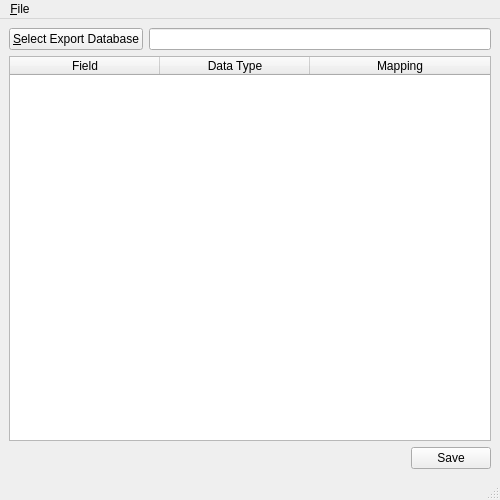
<?xml version="1.0" encoding="UTF-8"?>
<ui version="4.0">
 <class>pandemonium_export</class>
 <widget class="QMainWindow" name="pandemonium_export">
  <property name="geometry">
   <rect>
    <x>0</x>
    <y>0</y>
    <width>500</width>
    <height>500</height>
   </rect>
  </property>
  <property name="windowTitle">
   <string>pandemonium: Export Definition</string>
  </property>
  <widget class="QWidget" name="centralwidget">
   <layout class="QVBoxLayout" name="verticalLayout">
    <item>
     <layout class="QHBoxLayout" name="horizontalLayout">
      <item>
       <widget class="QPushButton" name="select">
        <property name="text">
         <string>&amp;Select Export Database</string>
        </property>
       </widget>
      </item>
      <item>
       <widget class="QLineEdit" name="export_database"/>
      </item>
     </layout>
    </item>
    <item>
     <widget class="QTableWidget" name="table">
      <property name="alternatingRowColors">
       <bool>true</bool>
      </property>
      <property name="selectionMode">
       <enum>QAbstractItemView::NoSelection</enum>
      </property>
      <property name="selectionBehavior">
       <enum>QAbstractItemView::SelectRows</enum>
      </property>
      <property name="horizontalScrollMode">
       <enum>QAbstractItemView::ScrollPerPixel</enum>
      </property>
      <attribute name="horizontalHeaderDefaultSectionSize">
       <number>150</number>
      </attribute>
      <attribute name="horizontalHeaderMinimumSectionSize">
       <number>150</number>
      </attribute>
      <attribute name="horizontalHeaderStretchLastSection">
       <bool>true</bool>
      </attribute>
      <column>
       <property name="text">
        <string>Field</string>
       </property>
      </column>
      <column>
       <property name="text">
        <string>Data Type</string>
       </property>
      </column>
      <column>
       <property name="text">
        <string>Mapping</string>
       </property>
      </column>
     </widget>
    </item>
    <item>
     <layout class="QHBoxLayout" name="horizontalLayout_2">
      <item>
       <spacer name="horizontalSpacer">
        <property name="orientation">
         <enum>Qt::Horizontal</enum>
        </property>
        <property name="sizeHint" stdset="0">
         <size>
          <width>40</width>
          <height>20</height>
         </size>
        </property>
       </spacer>
      </item>
      <item>
       <widget class="QPushButton" name="save">
        <property name="text">
         <string>Save</string>
        </property>
       </widget>
      </item>
     </layout>
    </item>
   </layout>
  </widget>
  <widget class="QMenuBar" name="menubar">
   <property name="geometry">
    <rect>
     <x>0</x>
     <y>0</y>
     <width>500</width>
     <height>27</height>
    </rect>
   </property>
   <widget class="QMenu" name="menu_File">
    <property name="title">
     <string>&amp;File</string>
    </property>
    <addaction name="action_Close"/>
   </widget>
   <addaction name="menu_File"/>
  </widget>
  <widget class="QStatusBar" name="statusbar"/>
  <action name="action_Close">
   <property name="text">
    <string>&amp;Close</string>
   </property>
   <property name="shortcut">
    <string>Esc</string>
   </property>
  </action>
 </widget>
 <resources/>
 <connections/>
</ui>
